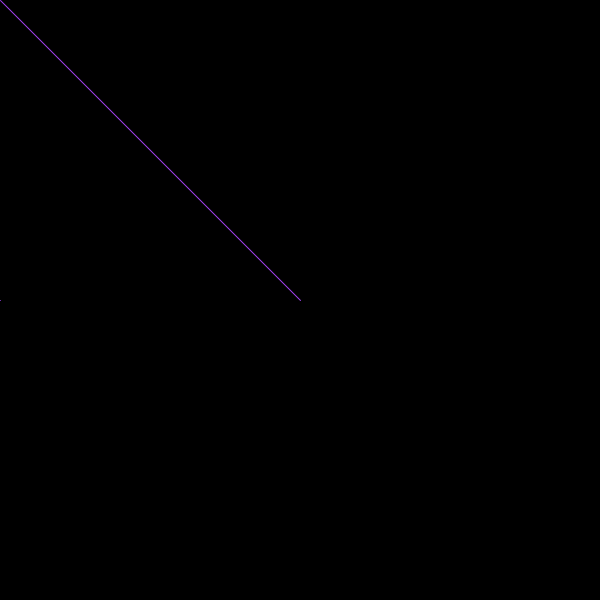
Frame 1 (no input)
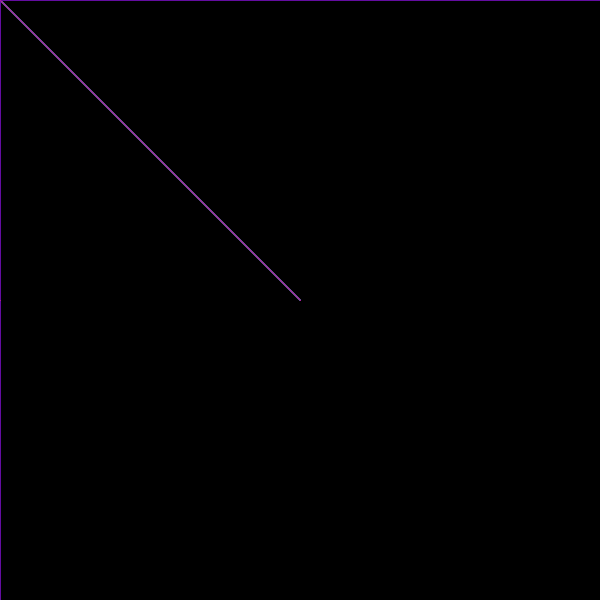
Frame 60 (the mouse pressed at the canvas centre just before this capture)
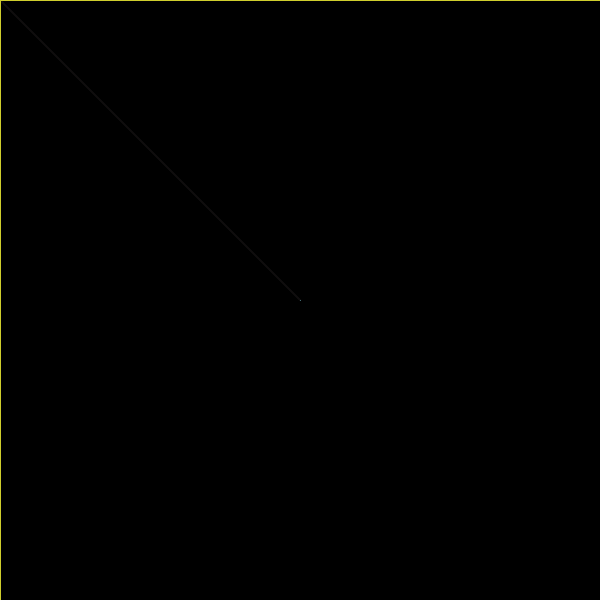
Frame 120 (the mouse held since frame 60 and released just before this capture)

The Processing sketch that drew these frames (run headless with seeded random() and noise(); from frame 60 on, the mouse is pressed at the canvas centre):

// Processing sketch: mouse_tracking
// ── mouse_tracking.pde
void setup(){
 size (600,600);
 background(0);
  
}

void draw(){
  //line(x point1, y point1, x point2, y point2)
  //opacity of fill makes 
  fill(0, 10);
  rect(0, 0, width, height);
  
  
  
  stroke(random(0,255), random(0,255), random(0,255));
  //line(mouseX, mouseY, width/2, height/2);
  line(width/2, height/2, mouseX, mouseY);
  line(mouseX, width/2,  mouseY, height/2);
  
  println(mouseX);
  println(mouseY);
  
  
  
}
